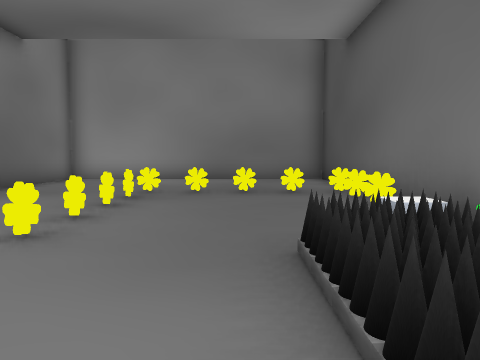
[1] (above)

14 first-person views from a walk through a Godot game level. The camera is 1.5 m above the floor, tilts 4° down and sees 70° across. The floor is counted in squares, 2 m on a side. Each view is taken from the middle of a square. On the plan, view 1 faces up. The plan holds only what a view shows up to about 11 squares ahead; the rest is blank. The place goes on beyond the plan. Characters and animated objects are left out. Some surface patterns are stand-ins.

[2]
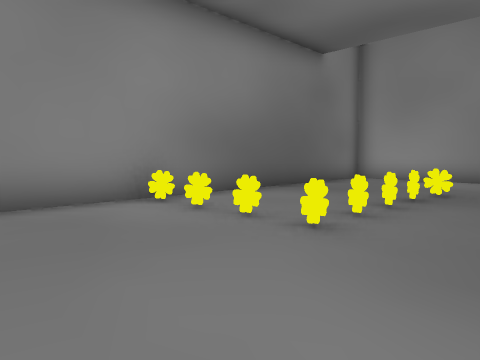

[3]
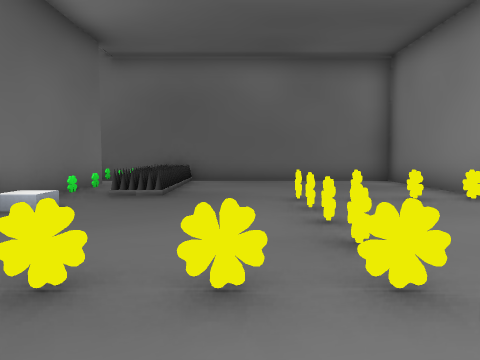

[4]
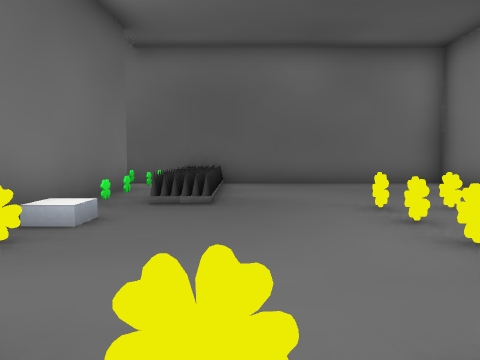

[5]
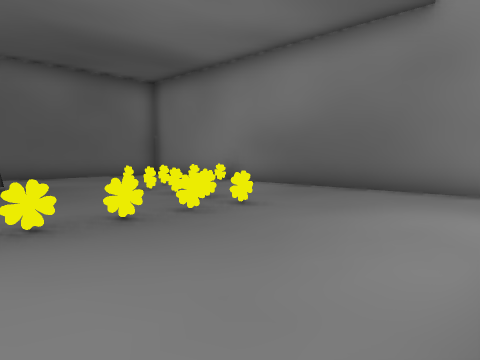

[6]
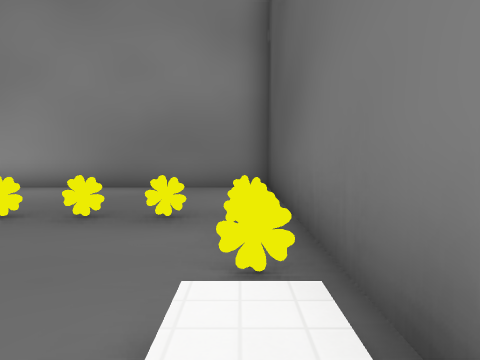

[7]
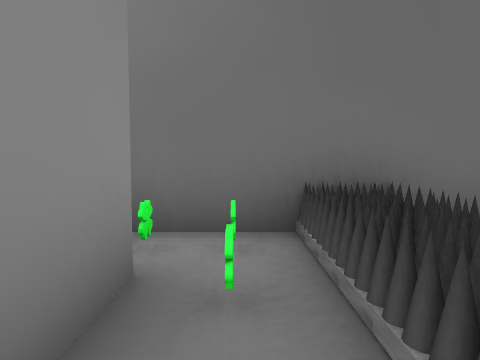

[8]
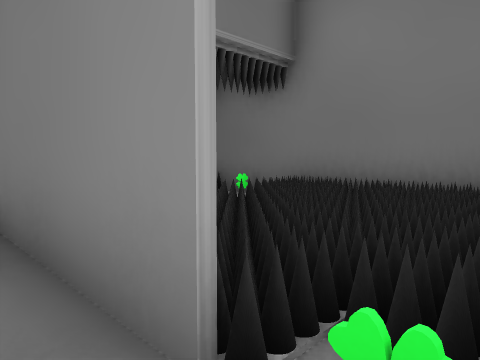

[9]
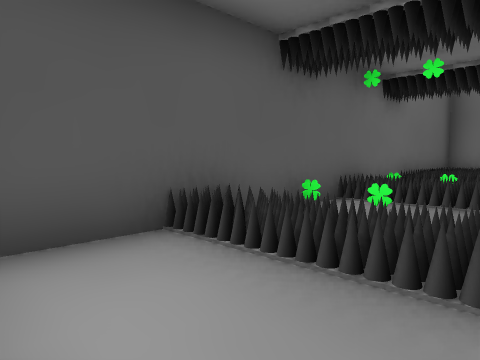

[10]
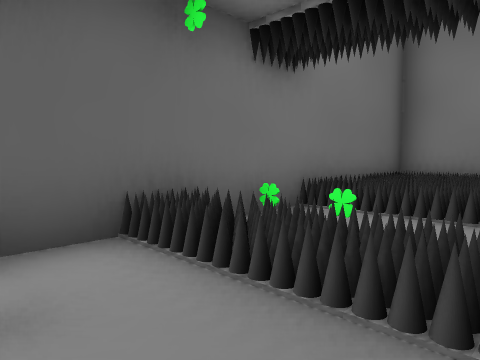

[11]
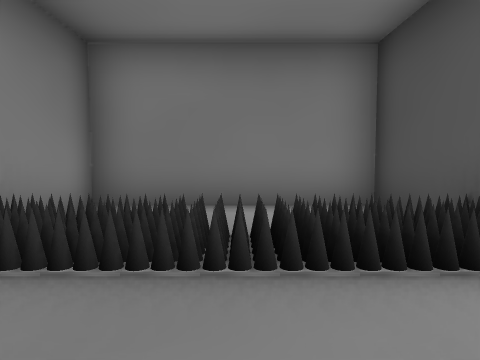

[12]
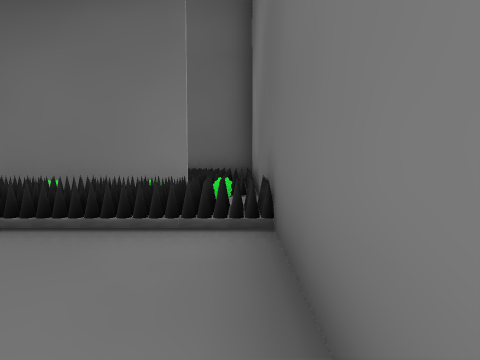

[13]
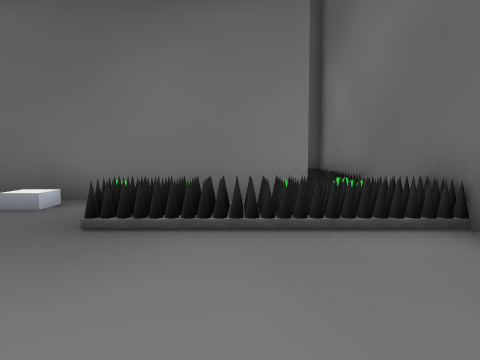

[14]
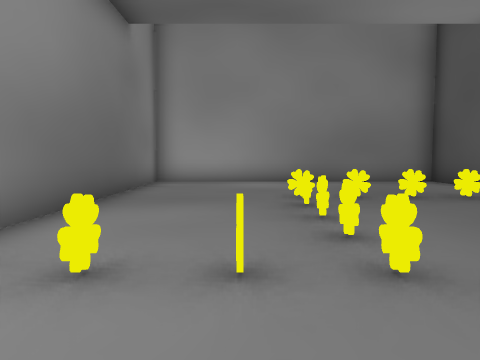

### Floor plan
Points are (right, up) in squares from view 1. A wall is a line through its corners. A room is listed if a view was taken in it or the views show most of it. See-through windows are left out.
Room 1 (views 1, 2, 3, 4, 5, 6, 7, 8, 12, 13, 14)
walls: (-4.9, 11.2) (-5.5, 11.2) (-5.5, -1.3) (2.5, -1.3); (2.7, -0.3) (2.7, 11.2); (4.1, 11.2) (0.9, 11.2)
low walls: (-5, 3.4) (-5, 2.9); (2.4, 5.1) (1.9, 5.1); (2.4, 6.1) (1.9, 6.1); (2.4, 7.1) (1.9, 7.1)
ways out: opening at (3, -1) to room 2
objects: other object (1, -1); other object (1, 0); other object (1, 1); other object (1, 2); other object (1, 3)
Room 2 (views 9, 10, 11)
walls: (2.8, 11.2) (2.8, 9.1); (2.5, -1.3) (7, -1.3) (7, 11.2) (5.9, 11.2)
ways out: opening at (3, -1) to room 1
objects: other object (3, -1); other object (4, 0); other object (4, 1); other object (4, 8); other object (4, 9); other object (5, 0); other object (5, 1); other object (5, 2); other object (5, 5); other object (5, 8); other object (5, 9); other object (6, 1); other object (6, 3); other object (6, 5); other object (6, 8); other object (6, 9)

Positions as (right, up) in squares from view 1, and headings:
1: (0, 0), facing up
2: (0, 0), facing up-left
3: (-1, 9), facing down
4: (0, 8), facing down
5: (2, 11), facing down-left
6: (2, 3), facing up
7: (2, 2), facing down
8: (2, -1), facing up-right
9: (4, 11), facing down-right
10: (4, 7), facing down-right
11: (5, 6), facing up
12: (-3, -1), facing right
13: (-3, 1), facing right
14: (-3, 1), facing up
